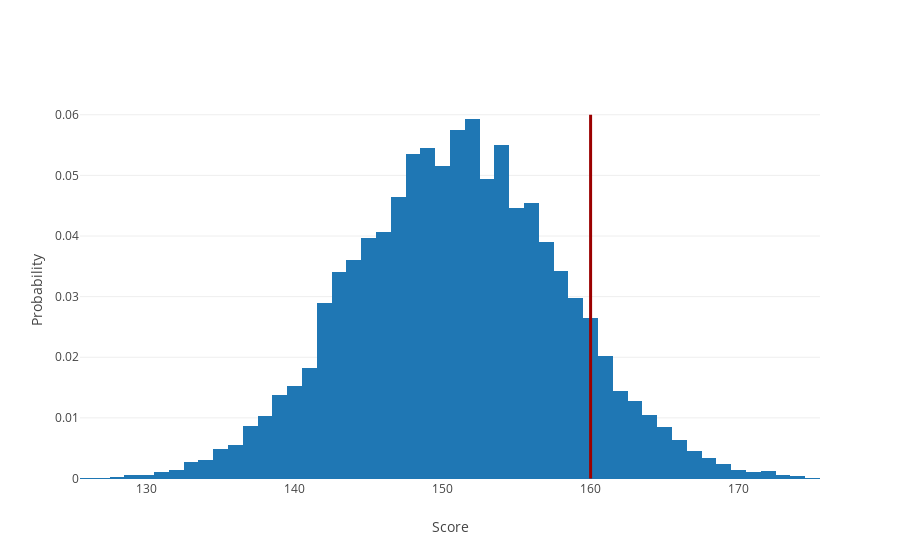

Here is the notebook cell this chart was saved with:
### Code cell
data = [go.Histogram(x=test_data, histnorm='probability')]

layout = go.Layout(
    shapes = [
        {
            'type': 'line',
            'x0': 160,
            'y0': 0,
            'x1': 160,
            'y1': 0.06,
            'line': {
                'color': 'rgb(155, 0, 0)',
                'width': 3,
            },
        }
    ],
    xaxis=dict(title="Score"),
    yaxis=dict(title="Probability")
)

fig = go.Figure(data = data, layout = layout)
iplot(fig)

### Figure 1 — Plotly figure (JSON) as saved in the notebook; plotly's stock layout.template omitted (floating-point values rounded to 4 significant figures; data arrays with more than 128 entries replaced by an {"elided": "..."} marker saying what was removed)
{"data": [{"histnorm": "probability", "type": "histogram", "uid": "18c16918-cae7-11e8-a1ec-f0189801d286", "x": {"elided": "10000 int values"}}], "layout": {"shapes": [{"line": {"color": "rgb(155, 0, 0)", "width": 3}, "type": "line", "x0": 160, "x1": 160, "y0": 0, "y1": 0.06}], "xaxis": {"title": "Score"}, "yaxis": {"title": "Probability"}}}
